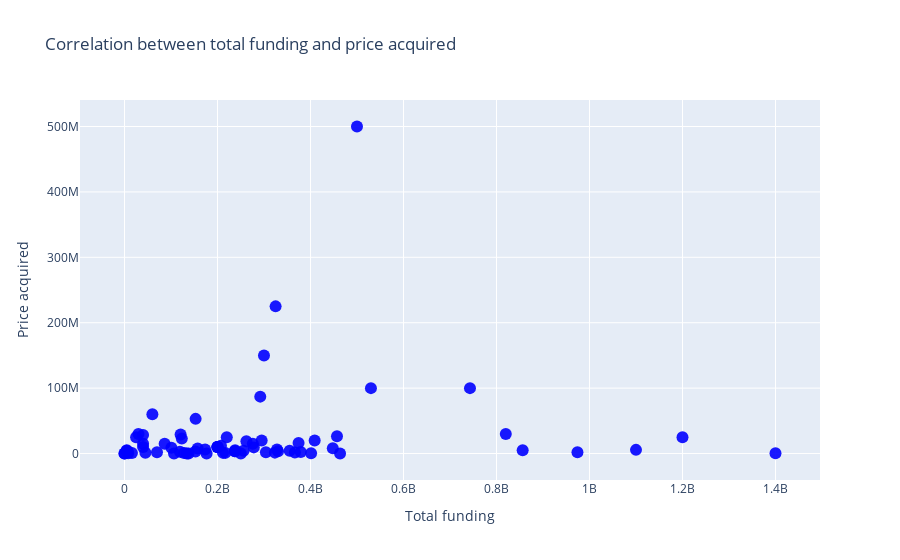

The notebook cell saved with this chart:
### Code cell
trace = go.Scatter(x = funding_total,
                   y = valuation,
                   mode = "markers",
                   marker = dict(size = 12, color = "rgba(0, 0, 255, 0.9)"))
data = [trace]

layout = {"title": "Correlation between total funding and price acquired",
          "xaxis": {"title": "Total funding", "zeroline": False},
          "yaxis": {"title": "Price acquired", "zeroline": False},}

py.offline.iplot({"data": data, "layout": layout})
